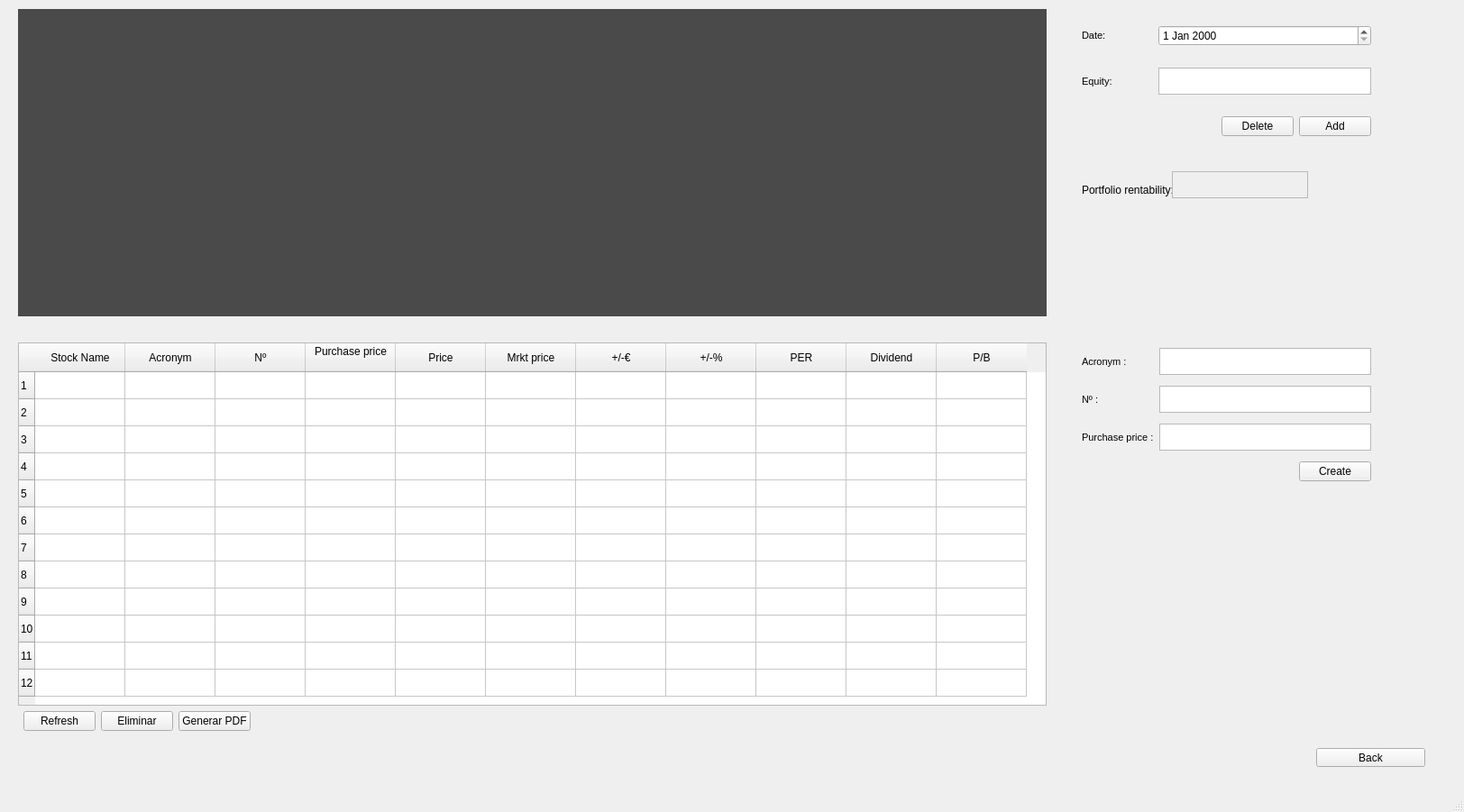
<?xml version="1.0" encoding="UTF-8"?>
<ui version="4.0">
 <class>MainWindow</class>
 <widget class="QMainWindow" name="MainWindow">
  <property name="geometry">
   <rect>
    <x>0</x>
    <y>0</y>
    <width>1624</width>
    <height>901</height>
   </rect>
  </property>
  <property name="windowTitle">
   <string>MainWindow</string>
  </property>
  <property name="whatsThis">
   <string>&lt;html&gt;&lt;head/&gt;&lt;body&gt;&lt;p&gt;&lt;br/&gt;&lt;/p&gt;&lt;/body&gt;&lt;/html&gt;</string>
  </property>
  <property name="styleSheet">
   <string notr="true">font: 75 8pt &quot;MS Shell Dlg 2&quot;;</string>
  </property>
  <widget class="QWidget" name="centralwidget">
   <widget class="QPushButton" name="pushButton_4">
    <property name="geometry">
     <rect>
      <x>1460</x>
      <y>830</y>
      <width>121</width>
      <height>21</height>
     </rect>
    </property>
    <property name="text">
     <string>Back</string>
    </property>
   </widget>
   <widget class="QWidget" name="layoutWidget">
    <property name="geometry">
     <rect>
      <x>20</x>
      <y>380</y>
      <width>1141</width>
      <height>431</height>
     </rect>
    </property>
    <layout class="QGridLayout" name="gridLayout">
     <item row="1" column="4">
      <spacer name="horizontalSpacer">
       <property name="orientation">
        <enum>Qt::Horizontal</enum>
       </property>
       <property name="sizeHint" stdset="0">
        <size>
         <width>40</width>
         <height>20</height>
        </size>
       </property>
      </spacer>
     </item>
     <item row="1" column="2">
      <widget class="QPushButton" name="pushButton_9">
       <property name="text">
        <string>Eliminar</string>
       </property>
      </widget>
     </item>
     <item row="0" column="0" colspan="5">
      <widget class="QTableWidget" name="tableWidget">
       <property name="showGrid">
        <bool>true</bool>
       </property>
       <property name="gridStyle">
        <enum>Qt::SolidLine</enum>
       </property>
       <property name="rowCount">
        <number>12</number>
       </property>
       <row/>
       <row/>
       <row/>
       <row/>
       <row/>
       <row/>
       <row/>
       <row/>
       <row/>
       <row/>
       <row/>
       <row/>
       <column>
        <property name="text">
         <string>Stock Name</string>
        </property>
       </column>
       <column>
        <property name="text">
         <string>Acronym</string>
        </property>
       </column>
       <column>
        <property name="text">
         <string>Nº</string>
        </property>
       </column>
       <column>
        <property name="text">
         <string>Purchase price
</string>
        </property>
       </column>
       <column>
        <property name="text">
         <string>Price</string>
        </property>
       </column>
       <column>
        <property name="text">
         <string>Mrkt price</string>
        </property>
       </column>
       <column>
        <property name="text">
         <string>+/-€</string>
        </property>
       </column>
       <column>
        <property name="text">
         <string>+/-%</string>
        </property>
       </column>
       <column>
        <property name="text">
         <string>PER</string>
        </property>
       </column>
       <column>
        <property name="text">
         <string>Dividend</string>
        </property>
       </column>
       <column>
        <property name="text">
         <string>P/B</string>
        </property>
       </column>
      </widget>
     </item>
     <item row="1" column="1">
      <widget class="QPushButton" name="pushButton_6">
       <property name="text">
        <string>Refresh</string>
       </property>
      </widget>
     </item>
     <item row="1" column="3">
      <widget class="QPushButton" name="pushButton_11">
       <property name="text">
        <string>Generar PDF</string>
       </property>
      </widget>
     </item>
    </layout>
   </widget>
   <widget class="QWidget" name="layoutWidget">
    <property name="geometry">
     <rect>
      <x>1200</x>
      <y>380</y>
      <width>321</width>
      <height>161</height>
     </rect>
    </property>
    <layout class="QGridLayout" name="gridLayout_2">
     <item row="0" column="0">
      <widget class="QLabel" name="label">
       <property name="font">
        <font>
         <family>MS Shell Dlg 2</family>
         <pointsize>8</pointsize>
         <weight>9</weight>
         <italic>false</italic>
         <bold>false</bold>
        </font>
       </property>
       <property name="text">
        <string>Acronym :</string>
       </property>
      </widget>
     </item>
     <item row="3" column="2">
      <widget class="QPushButton" name="pushButton_7">
       <property name="text">
        <string>Create</string>
       </property>
      </widget>
     </item>
     <item row="1" column="0">
      <widget class="QLabel" name="label_2">
       <property name="font">
        <font>
         <family>MS Shell Dlg 2</family>
         <pointsize>8</pointsize>
         <weight>9</weight>
         <italic>false</italic>
         <bold>false</bold>
        </font>
       </property>
       <property name="text">
        <string>Nº :</string>
       </property>
      </widget>
     </item>
     <item row="2" column="0">
      <widget class="QLabel" name="label_3">
       <property name="font">
        <font>
         <family>MS Shell Dlg 2</family>
         <pointsize>8</pointsize>
         <weight>9</weight>
         <italic>false</italic>
         <bold>false</bold>
        </font>
       </property>
       <property name="text">
        <string>Purchase price :</string>
       </property>
      </widget>
     </item>
     <item row="3" column="0">
      <spacer name="horizontalSpacer_3">
       <property name="orientation">
        <enum>Qt::Horizontal</enum>
       </property>
       <property name="sizeHint" stdset="0">
        <size>
         <width>100</width>
         <height>20</height>
        </size>
       </property>
      </spacer>
     </item>
     <item row="3" column="1">
      <spacer name="horizontalSpacer_2">
       <property name="orientation">
        <enum>Qt::Horizontal</enum>
       </property>
       <property name="sizeHint" stdset="0">
        <size>
         <width>40</width>
         <height>20</height>
        </size>
       </property>
      </spacer>
     </item>
     <item row="2" column="1" colspan="2">
      <widget class="QTextEdit" name="textEdit_5">
       <property name="maximumSize">
        <size>
         <width>16777215</width>
         <height>30</height>
        </size>
       </property>
      </widget>
     </item>
     <item row="1" column="1" colspan="2">
      <widget class="QTextEdit" name="textEdit_4">
       <property name="maximumSize">
        <size>
         <width>16777215</width>
         <height>30</height>
        </size>
       </property>
      </widget>
     </item>
     <item row="0" column="1" colspan="2">
      <widget class="QTextEdit" name="textEdit_3">
       <property name="maximumSize">
        <size>
         <width>16777215</width>
         <height>30</height>
        </size>
       </property>
      </widget>
     </item>
    </layout>
   </widget>
   <widget class="MplWidget" name="MplWidget" native="true">
    <property name="geometry">
     <rect>
      <x>20</x>
      <y>10</y>
      <width>1141</width>
      <height>341</height>
     </rect>
    </property>
    <property name="styleSheet">
     <string notr="true">background-color: rgb(74, 74, 74);</string>
    </property>
   </widget>
   <widget class="QWidget" name="layoutWidget_2">
    <property name="geometry">
     <rect>
      <x>1200</x>
      <y>10</y>
      <width>321</width>
      <height>161</height>
     </rect>
    </property>
    <layout class="QGridLayout" name="gridLayout_3">
     <item row="1" column="0">
      <widget class="QLabel" name="label_6">
       <property name="font">
        <font>
         <family>MS Shell Dlg 2</family>
         <pointsize>8</pointsize>
         <weight>9</weight>
         <italic>false</italic>
         <bold>false</bold>
        </font>
       </property>
       <property name="text">
        <string>Equity:</string>
       </property>
      </widget>
     </item>
     <item row="0" column="0">
      <widget class="QLabel" name="label_5">
       <property name="font">
        <font>
         <family>MS Shell Dlg 2</family>
         <pointsize>8</pointsize>
         <weight>9</weight>
         <italic>false</italic>
         <bold>false</bold>
        </font>
       </property>
       <property name="text">
        <string>Date:</string>
       </property>
      </widget>
     </item>
     <item row="3" column="2">
      <widget class="QPushButton" name="pushButton_10">
       <property name="text">
        <string>Delete</string>
       </property>
      </widget>
     </item>
     <item row="1" column="1" colspan="3">
      <widget class="QTextEdit" name="textEdit_6">
       <property name="maximumSize">
        <size>
         <width>16777215</width>
         <height>30</height>
        </size>
       </property>
      </widget>
     </item>
     <item row="3" column="3">
      <widget class="QPushButton" name="pushButton_8">
       <property name="text">
        <string>Add</string>
       </property>
      </widget>
     </item>
     <item row="3" column="1">
      <spacer name="horizontalSpacer_5">
       <property name="orientation">
        <enum>Qt::Horizontal</enum>
       </property>
       <property name="sizeHint" stdset="0">
        <size>
         <width>40</width>
         <height>20</height>
        </size>
       </property>
      </spacer>
     </item>
     <item row="3" column="0">
      <spacer name="horizontalSpacer_4">
       <property name="orientation">
        <enum>Qt::Horizontal</enum>
       </property>
       <property name="sizeHint" stdset="0">
        <size>
         <width>100</width>
         <height>20</height>
        </size>
       </property>
      </spacer>
     </item>
     <item row="0" column="1" colspan="3">
      <widget class="QDateEdit" name="dateEdit"/>
     </item>
    </layout>
   </widget>
   <widget class="QLabel" name="label_4">
    <property name="geometry">
     <rect>
      <x>1200</x>
      <y>200</y>
      <width>111</width>
      <height>21</height>
     </rect>
    </property>
    <property name="text">
     <string>Portfolio rentability:</string>
    </property>
   </widget>
   <widget class="QTextEdit" name="textEdit_7">
    <property name="enabled">
     <bool>false</bool>
    </property>
    <property name="geometry">
     <rect>
      <x>1300</x>
      <y>190</y>
      <width>151</width>
      <height>30</height>
     </rect>
    </property>
    <property name="maximumSize">
     <size>
      <width>16777215</width>
      <height>30</height>
     </size>
    </property>
   </widget>
  </widget>
  <widget class="QMenuBar" name="menubar">
   <property name="geometry">
    <rect>
     <x>0</x>
     <y>0</y>
     <width>1624</width>
     <height>19</height>
    </rect>
   </property>
  </widget>
  <widget class="QStatusBar" name="statusbar"/>
 </widget>
 <customwidgets>
  <customwidget>
   <class>MplWidget</class>
   <extends>QWidget</extends>
   <header>mplwidget.h</header>
   <container>1</container>
  </customwidget>
 </customwidgets>
 <resources/>
 <connections/>
</ui>
